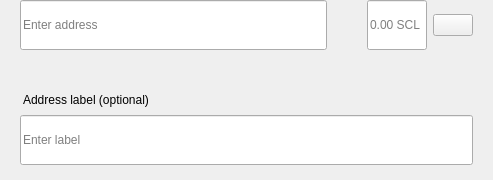
<?xml version="1.0" encoding="UTF-8"?>
<ui version="4.0">
 <class>SendMultiRow</class>
 <widget class="QWidget" name="SendMultiRow">
  <property name="geometry">
   <rect>
    <x>0</x>
    <y>0</y>
    <width>493</width>
    <height>180</height>
   </rect>
  </property>
  <property name="minimumSize">
   <size>
    <width>0</width>
    <height>0</height>
   </size>
  </property>
  <property name="maximumSize">
   <size>
    <width>16777215</width>
    <height>16777215</height>
   </size>
  </property>
  <property name="windowTitle">
   <string>Form</string>
  </property>
  <layout class="QVBoxLayout" name="verticalLayout_3">
   <property name="spacing">
    <number>0</number>
   </property>
   <property name="leftMargin">
    <number>0</number>
   </property>
   <property name="topMargin">
    <number>0</number>
   </property>
   <property name="rightMargin">
    <number>20</number>
   </property>
   <property name="bottomMargin">
    <number>5</number>
   </property>
   <item alignment="Qt::AlignTop">
    <widget class="QWidget" name="widget" native="true">
     <property name="sizePolicy">
      <sizepolicy hsizetype="Expanding" vsizetype="Maximum">
       <horstretch>0</horstretch>
       <verstretch>0</verstretch>
      </sizepolicy>
     </property>
     <property name="minimumSize">
      <size>
       <width>0</width>
       <height>60</height>
      </size>
     </property>
     <property name="maximumSize">
      <size>
       <width>16777215</width>
       <height>85</height>
      </size>
     </property>
     <layout class="QHBoxLayout" name="horizontalLayout" stretch="6,0,2">
      <property name="spacing">
       <number>0</number>
      </property>
      <property name="leftMargin">
       <number>8</number>
      </property>
      <property name="topMargin">
       <number>0</number>
      </property>
      <property name="rightMargin">
       <number>0</number>
      </property>
      <property name="bottomMargin">
       <number>0</number>
      </property>
      <item alignment="Qt::AlignTop">
       <widget class="QStackedWidget" name="stackedAddress">
        <property name="minimumSize">
         <size>
          <width>0</width>
          <height>50</height>
         </size>
        </property>
        <property name="maximumSize">
         <size>
          <width>16777215</width>
          <height>50</height>
         </size>
        </property>
        <widget class="QWidget" name="page_4">
         <property name="sizePolicy">
          <sizepolicy hsizetype="Expanding" vsizetype="Preferred">
           <horstretch>0</horstretch>
           <verstretch>0</verstretch>
          </sizepolicy>
         </property>
         <property name="minimumSize">
          <size>
           <width>0</width>
           <height>50</height>
          </size>
         </property>
         <property name="maximumSize">
          <size>
           <width>16777215</width>
           <height>55</height>
          </size>
         </property>
         <layout class="QVBoxLayout" name="verticalLayout_7">
          <property name="spacing">
           <number>0</number>
          </property>
          <property name="leftMargin">
           <number>12</number>
          </property>
          <property name="topMargin">
           <number>0</number>
          </property>
          <property name="rightMargin">
           <number>0</number>
          </property>
          <property name="bottomMargin">
           <number>0</number>
          </property>
          <item>
           <widget class="QLineEdit" name="lineEditAddress">
            <property name="minimumSize">
             <size>
              <width>0</width>
              <height>50</height>
             </size>
            </property>
            <property name="maximumSize">
             <size>
              <width>16777215</width>
              <height>50</height>
             </size>
            </property>
            <property name="placeholderText">
             <string>Enter address</string>
            </property>
           </widget>
          </item>
         </layout>
        </widget>
        <widget class="QWidget" name="page_3"/>
       </widget>
      </item>
      <item>
       <spacer name="horizontalSpacer_3">
        <property name="orientation">
         <enum>Qt::Horizontal</enum>
        </property>
        <property name="sizeType">
         <enum>QSizePolicy::Fixed</enum>
        </property>
        <property name="sizeHint" stdset="0">
         <size>
          <width>40</width>
          <height>20</height>
         </size>
        </property>
       </spacer>
      </item>
      <item>
       <layout class="QHBoxLayout" name="horizontalLayout_2">
        <property name="spacing">
         <number>6</number>
        </property>
        <item alignment="Qt::AlignTop">
         <widget class="QLineEdit" name="lineEditAmount">
          <property name="sizePolicy">
           <sizepolicy hsizetype="Expanding" vsizetype="Preferred">
            <horstretch>0</horstretch>
            <verstretch>0</verstretch>
           </sizepolicy>
          </property>
          <property name="minimumSize">
           <size>
            <width>0</width>
            <height>50</height>
           </size>
          </property>
          <property name="maximumSize">
           <size>
            <width>16777215</width>
            <height>50</height>
           </size>
          </property>
          <property name="maxLength">
           <number>17</number>
          </property>
          <property name="alignment">
           <set>Qt::AlignLeading|Qt::AlignLeft|Qt::AlignVCenter</set>
          </property>
          <property name="placeholderText">
           <string notr="true">0.00 SCL</string>
          </property>
         </widget>
        </item>
        <item>
         <layout class="QVBoxLayout" name="verticalLayout">
          <property name="topMargin">
           <number>14</number>
          </property>
          <property name="bottomMargin">
           <number>0</number>
          </property>
          <item alignment="Qt::AlignTop">
           <widget class="QPushButton" name="btnMenu">
            <property name="minimumSize">
             <size>
              <width>0</width>
              <height>0</height>
             </size>
            </property>
            <property name="maximumSize">
             <size>
              <width>16777215</width>
              <height>16777215</height>
             </size>
            </property>
            <property name="focusPolicy">
             <enum>Qt::NoFocus</enum>
            </property>
            <property name="text">
             <string/>
            </property>
           </widget>
          </item>
         </layout>
        </item>
       </layout>
      </item>
     </layout>
    </widget>
   </item>
   <item>
    <widget class="QWidget" name="layoutLabel" native="true">
     <property name="minimumSize">
      <size>
       <width>0</width>
       <height>0</height>
      </size>
     </property>
     <property name="maximumSize">
      <size>
       <width>16777215</width>
       <height>16777215</height>
      </size>
     </property>
     <layout class="QVBoxLayout" name="verticalLayout_9">
      <property name="spacing">
       <number>6</number>
      </property>
      <property name="leftMargin">
       <number>20</number>
      </property>
      <property name="topMargin">
       <number>0</number>
      </property>
      <property name="rightMargin">
       <number>0</number>
      </property>
      <property name="bottomMargin">
       <number>10</number>
      </property>
      <item>
       <spacer name="verticalSpacer">
        <property name="orientation">
         <enum>Qt::Vertical</enum>
        </property>
        <property name="sizeType">
         <enum>QSizePolicy::Fixed</enum>
        </property>
        <property name="sizeHint" stdset="0">
         <size>
          <width>20</width>
          <height>20</height>
         </size>
        </property>
       </spacer>
      </item>
      <item>
       <widget class="QLabel" name="labelSubtitleDescription">
        <property name="styleSheet">
         <string notr="true">margin-bottom:2px;
margin-left:0.05px;
padding:0px;</string>
        </property>
        <property name="text">
         <string>Address label (optional)</string>
        </property>
       </widget>
      </item>
      <item>
       <widget class="QLineEdit" name="lineEditDescription">
        <property name="minimumSize">
         <size>
          <width>0</width>
          <height>50</height>
         </size>
        </property>
        <property name="maximumSize">
         <size>
          <width>16777215</width>
          <height>50</height>
         </size>
        </property>
        <property name="placeholderText">
         <string>Enter label</string>
        </property>
       </widget>
      </item>
     </layout>
    </widget>
   </item>
  </layout>
 </widget>
 <resources/>
 <connections/>
</ui>
